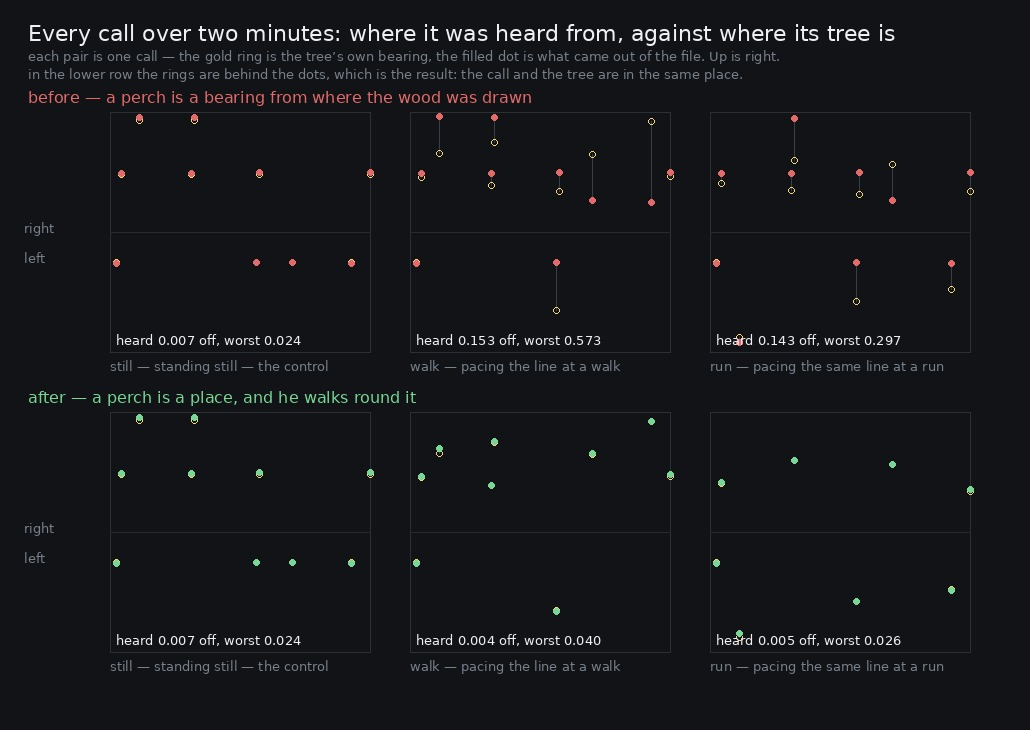

Write the Python code that produced this figure.
#!/usr/bin/env python3
"""walkby.py -- how far from its own tree each call came from.

    python3 art/audio/2026-09-25-parallax/walkby.py --takes /tmp/parallax \
        --out art/audio/2026-09-25-parallax/walkby.jpg

`perchSpots` says where the six birds are, in world metres. `birdSpots` says the bearing and the
distance each call was actually given, and the context time it sounded. A `pass` walks a known line
at a known speed with the facing along it, so the listener's place and facing at any moment are
exact. Everything needed to say "that call came from 34 degrees off where its tree is" is therefore
in the render, with no audio analysis at all.

Reported per take:

  bearing   the pan the bed used against the pan the tree asks for, in pan units and in degrees
  distance  the distance the bed used against the real one, in metres, and what that is worth in
            level (a call is scaled by 1 - 0.66 * distance, and filtered at 7000 - 5200 * distance)

The `still` take is the control: he never leaves the spot, so both errors must be zero in every
version of the code, and any reading there is the instrument's own.
"""
import argparse
import json
import math
import os
import wave

import numpy as np
from PIL import Image, ImageDraw, ImageFont

PERCH_PAN = 0.85
PERCH_FAR_M = 28.0

# ---- reading a call's place in the field out of the stereo file ---------------------------------
# The same estimator as `2026-09-25-turning/spin.py`, and for the same reason it is needed twice:
# `birdSpots` publishes the pan the SCHEDULER decided, four seconds before the call is heard, and
# what this branch changes is what the voice does after that. Only the file knows.
WIN, HOP = 0.08, 0.02
BANDS = {'whistle': (1800, 4000), 'trill': (2400, 4200), 'chirps': (1500, 4200), 'knock': (900, 2600), 'warble': (1100, 2200), 'coo': (350, 700)}


def read_stereo(path):
    with wave.open(path, 'rb') as w:
        n, ch, rate = w.getnframes(), w.getnchannels(), w.getframerate()
        raw = w.readframes(n)
    x = np.frombuffer(raw, dtype='<i2').astype(np.float64) / 32768.0
    x = x.reshape(-1, ch)
    return x[:, 0], x[:, 1] if ch > 1 else x[:, 0], rate


def stft(x, rate):
    n = int(round(WIN * rate))
    n += n % 2
    step = int(round(HOP * rate))
    w = np.hanning(n)
    frames = 1 + max(0, (len(x) - n)) // step
    idx = np.arange(n)[None, :] + step * np.arange(frames)[:, None]
    return np.abs(np.fft.rfft(x[idx] * w, axis=1)) ** 2, np.fft.rfftfreq(n, 1 / rate)


def heard_pan(lp, rp, t0, over_db=12.0, frames=6):
    """the pan of the first `frames` of a call, against the bed measured in the second before it"""
    i0 = int(round(t0 / HOP))
    b0, b1 = i0 - int(0.75 / HOP), i0 - int(0.2 / HOP)
    if b0 < 0 or i0 + 40 >= len(lp):
        return None
    bl, br = float(np.median(lp[b0:b1])), float(np.median(rp[b0:b1]))
    thr = (bl + br) * (10 ** (over_db / 10) - 1)
    got = []
    for k in range(40):
        dl, dr = lp[i0 + k] - bl, rp[i0 + k] - br
        if dl <= 0 or dr <= 0 or dl + dr <= thr:
            if got:
                break
            continue
        got.append(4 / math.pi * math.atan(math.sqrt(dr / dl)) - 1)
        if len(got) >= frames:
            break
    return float(np.median(got)) if len(got) >= 3 else None


def font(size):
    for p in ('/usr/share/fonts/truetype/dejavu/DejaVuSans.ttf', '/usr/share/fonts/truetype/dejavu/DejaVuSansMono.ttf'):
        if os.path.exists(p):
            return ImageFont.truetype(p, size)
    return ImageFont.load_default()


def at_time(take, lead, t):
    """where he is and which way he faces at context time `t`, from the pass geometry"""
    ax, az = take['from']
    bx, bz = take['to']
    ln = math.hypot(bx - ax, bz - az) or 1.0
    travel = max(0.0, (t - lead) * take['speed']) / ln
    leg = travel % 2
    u = (leg if leg <= 1 else 2 - leg) if take.get('loop') else min(1.0, travel)
    way = -1 if (take.get('loop') and leg > 1) else 1
    return (ax + (bx - ax) * u, az + (bz - az) * u), (way * (bx - ax) / ln, way * (bz - az) / ln)


def pan_for(fwd, to):
    """the one place the convention lives, in python: ambience.ts `panFor`"""
    ln = math.hypot(to[0], to[1]) or 1.0
    return max(-1.0, min(1.0, (to[0] * -fwd[1] + to[1] * fwd[0]) / ln))


ap = argparse.ArgumentParser()
ap.add_argument('--takes', default='/tmp/parallax')
ap.add_argument('--out', default='')
a = ap.parse_args()

rows = []
for tag in ('before', 'after'):
    p = os.path.join(a.takes, f'takes-{tag}.json')
    if not os.path.exists(p):
        continue
    meta = json.load(open(p))
    for take in meta['takes']:
        perch = {k: (x, z) for k, x, z in take['perches']}
        wav = os.path.join(a.takes, f"{take['id']}-{tag}.wav")
        band = {}
        if os.path.exists(wav):
            l, r, rate = read_stereo(wav)
            ls, freqs = stft(l, rate)
            rs, _ = stft(r, rate)
            band = {k: (ls[:, (freqs >= b[0]) & (freqs < b[1])].sum(axis=1), rs[:, (freqs >= b[0]) & (freqs < b[1])].sum(axis=1)) for k, b in BANDS.items()}
        calls = []
        for kind, pan, dist, at in take['spots']:
            if kind not in perch:
                continue
            (lx, lz), fwd = at_time(take, meta['lead'], at)
            tx, tz = perch[kind]
            d = math.hypot(tx - lx, tz - lz)
            want_pan = pan_for(fwd, (tx - lx, tz - lz)) * PERCH_PAN
            want_dist = min(1.0, d / PERCH_FAR_M)
            got = heard_pan(*band[kind], at) if kind in band else None
            calls.append(
                {
                    'kind': kind,
                    'at': at,
                    'pan': pan,
                    'heard': got,
                    'wantPan': want_pan,
                    'dist': dist,
                    'wantDist': want_dist,
                    'd': d,
                    # the angle the pan error is worth, at the bearing the tree is really at
                    'degrees': abs(math.degrees(math.asin(max(-1, min(1, pan / PERCH_PAN)))) - math.degrees(math.asin(max(-1, min(1, want_pan / PERCH_PAN))))),
                    # what the distance error is worth in level: a call is scaled by 1 - 0.66 * d
                    'dB': abs(20 * math.log10(max(1 - 0.66 * dist, 1e-3) / max(1 - 0.66 * want_dist, 1e-3))),
                }
            )
        if not calls:
            continue
        lean = [abs(c['heard'] - c['wantPan']) for c in calls if c['heard'] is not None]
        rows.append(
            {
                'tag': tag,
                'id': take['id'],
                'note': take['note'],
                'n': len(calls),
                'nHeard': len(lean),
                'heard': float(np.median(lean)) if lean else float('nan'),
                'heardMax': float(np.max(lean)) if lean else float('nan'),
                'pan': float(np.median([abs(c['pan'] - c['wantPan']) for c in calls])),
                'panMax': float(np.max([abs(c['pan'] - c['wantPan']) for c in calls])),
                'deg': float(np.median([c['degrees'] for c in calls])),
                'degMax': float(np.max([c['degrees'] for c in calls])),
                'm': float(np.median([abs(c['dist'] - c['wantDist']) * PERCH_FAR_M for c in calls])),
                'mMax': float(np.max([abs(c['dist'] - c['wantDist']) * PERCH_FAR_M for c in calls])),
                'dB': float(np.median([c['dB'] for c in calls])),
                'dBMax': float(np.max([c['dB'] for c in calls])),
                'calls': calls,
            }
        )

print('how far from its own tree a call arrived. "booked" is what the scheduler decided, four')
print('seconds early; "heard" is where the voice actually was, read out of the stereo file.\n')
print(f"{'take':16} {'calls':>5}   {'booked off':>10} {'as an angle':>12}   {'heard off':>9} {'worst':>7} {'n':>3}   {'distance off':>12} {'worst':>7}  {'in level':>8}")
for r in rows:
    print(
        f"{r['tag'] + ' ' + r['id']:16} {r['n']:>5}   {r['pan']:>10.3f} {r['deg']:>11.1f}\u00b0   "
        f"{r['heard']:>9.3f} {r['heardMax']:>7.3f} {r['nHeard']:>3}   {r['m']:>9.1f} m {r['mMax']:>5.1f} m  {r['dB']:>6.2f} dB"
    )

if not a.out:
    raise SystemExit(0)

# ---- the figure: every call, where it came from against where its tree is ----------------------
ids = [r['id'] for r in rows if r['tag'] == 'before']
W, H = 300 * len(ids) + 130, 730
BG, INK, DIM = (17, 19, 22), (238, 240, 243), (120, 128, 138)
BEFORE, AFTER, WANT = (226, 106, 106), (120, 214, 150), (244, 214, 120)
im = Image.new('RGB', (W, H), BG)
d = ImageDraw.Draw(im)
f13, f16, f22 = font(13), font(16), font(22)
d.text((28, 20), 'Every call over two minutes: where it was heard from, against where its tree is', font=f22, fill=INK)
d.text((28, 48), 'each pair is one call — the gold ring is the tree\u2019s own bearing, the filled dot is what came out of the file. Up is right.', font=f13, fill=DIM)
d.text((28, 66), 'in the lower row the rings are behind the dots, which is the result: the call and the tree are in the same place.', font=f13, fill=DIM)
for row_i, tag in enumerate(('before', 'after')):
    y0 = 112 + row_i * 300
    colour = BEFORE if tag == 'before' else AFTER
    d.text((28, y0 - 24), f'{tag} — a perch is a bearing from where the wood was drawn' if tag == 'before' else f'{tag} — a perch is a place, and he walks round it', font=f16, fill=colour)
    for col, tid in enumerate(ids):
        x0 = 110 + col * 300
        x1 = x0 + 260
        y1 = y0 + 240
        d.rectangle([x0, y0, x1, y1], outline=(44, 48, 54))
        d.line([(x0, (y0 + y1) / 2), (x1, (y0 + y1) / 2)], fill=(38, 42, 48))
        r = next((q for q in rows if q['tag'] == tag and q['id'] == tid), None)
        if not r:
            continue
        span = max(c['at'] for c in r['calls']) or 1
        for c in r['calls']:
            if c['heard'] is None:
                continue
            x = x0 + (x1 - x0) * c['at'] / span
            yw = (y0 + y1) / 2 - ((y1 - y0) / 2) * max(-1, min(1, c['wantPan'] / PERCH_PAN))
            yg = (y0 + y1) / 2 - ((y1 - y0) / 2) * max(-1, min(1, c['heard'] / PERCH_PAN))
            d.line([(x, yw), (x, yg)], fill=(58, 62, 70))
            d.ellipse([x - 3, yw - 3, x + 3, yw + 3], outline=WANT)
            d.ellipse([x - 3, yg - 3, x + 3, yg + 3], fill=colour)
        d.text((x0 + 6, y1 - 20), f"heard {r['heard']:.3f} off, worst {r['heardMax']:.3f}", font=f13, fill=INK)
        short = {'still': 'standing still — the control', 'walk': 'pacing the line at a walk', 'run': 'pacing the same line at a run'}
        d.text((x0, y1 + 6), f"{tid} — {short.get(tid, '')}", font=f13, fill=DIM)
    d.text((24, y0 + 108), 'right', font=f13, fill=DIM)
    d.text((24, y0 + 138), 'left', font=f13, fill=DIM)
im.save(a.out, quality=92)
print(f'wrote {a.out}')
